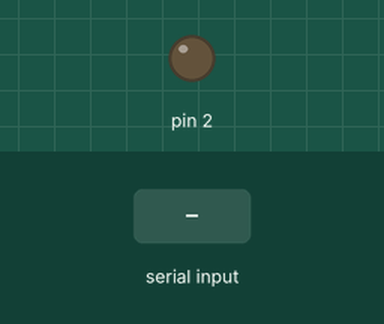
Simulated run of this sketch. Board: Arduino Uno, built with avr-gcc and run on an emulated ATmega328P. Parts: output pins drawn as LEDs (lit = HIGH). Dashed ring = blinking. The inputs (shaded band) are chosen by the test bench. Random numbers use the default seed unless the sketch sets one.

Above: at 1.2 s.
1.3 s: "90,45\n" received over Serial
At 2.1 s:
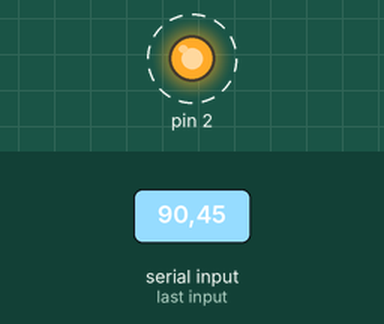
Timing chart, 0 to 10.3 s (numbered marks = the images above; inputs shaded):
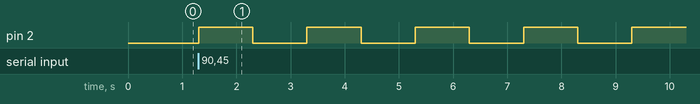

Measured:
- after the input at 1.3 s, pin 2: alternates HIGH for 1.0 s and LOW for 1.0 s, starting at once

The sketch:

ide.ino
```cpp
void setup() {
  pinMode(2, OUTPUT);
  Serial.begin(9600);
  randomSeed(analogRead(0));
}

void loop() {
  if (Serial.available() > 0) {
    int blinkCount = Serial.parseInt();
    for (int i = 0; i < blinkCount; i++) {
      digitalWrite(2, HIGH);
      delay(1000);
      digitalWrite(2, LOW);
      delay(1000);
    }

    int response = random(1, 10);
    Serial.println(response);
  }
}
```
